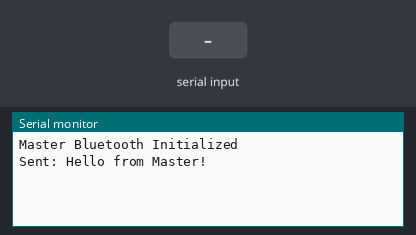
This sketch was run on a simulated Arduino Uno, built with avr-gcc and run on an emulated ATmega328P. On the bench: the last lines printed to the serial monitor. Inputs (shaded band) come from the test bench.

Above: at 2.2 s.
2.3 s: "1" received over the second serial link
At 4.4 s:
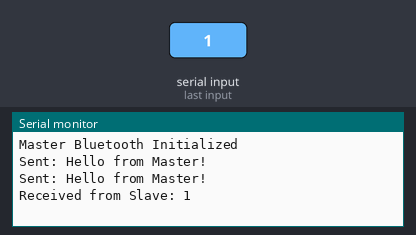
5.5 s: "0" received over the second serial link
At 7.5 s:
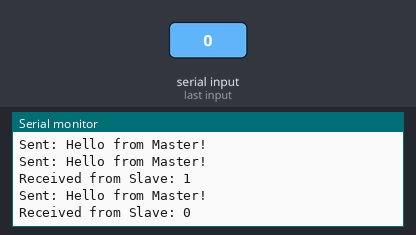
8.2 s: "2" received over the second serial link
At 10.5 s:
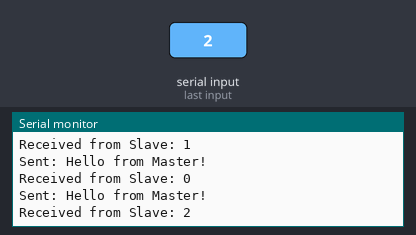

The sketch:

bluetoothMaster.ino
```cpp
#include <SoftwareSerial.h>

SoftwareSerial Bluetooth(10, 11); // RX, TX

void setup() {
  Serial.begin(9600);
  Bluetooth.begin(9600);

  Serial.println("Master Bluetooth Initialized");
  delay(1000);
}

void loop() {
  Bluetooth.println("Hello from Master!"); // Send message to slave
  Serial.println("Sent: Hello from Master!");

  // Check for a response from the slave
  if (Bluetooth.available()) {
    String received = Bluetooth.readString();
    Serial.println("Received from Slave: " + received);
  }

  delay(2000); // Delay for readability
}
```

Measured:
- after the input at 2.3 s, the serial monitor: prints a new line after 1.7 s (image 1)
- after the input at 5.5 s, the serial monitor: prints a new line after 1.6 s (image 2)
- after the input at 8.2 s, the serial monitor: prints a new line after 1.9 s (image 3)
